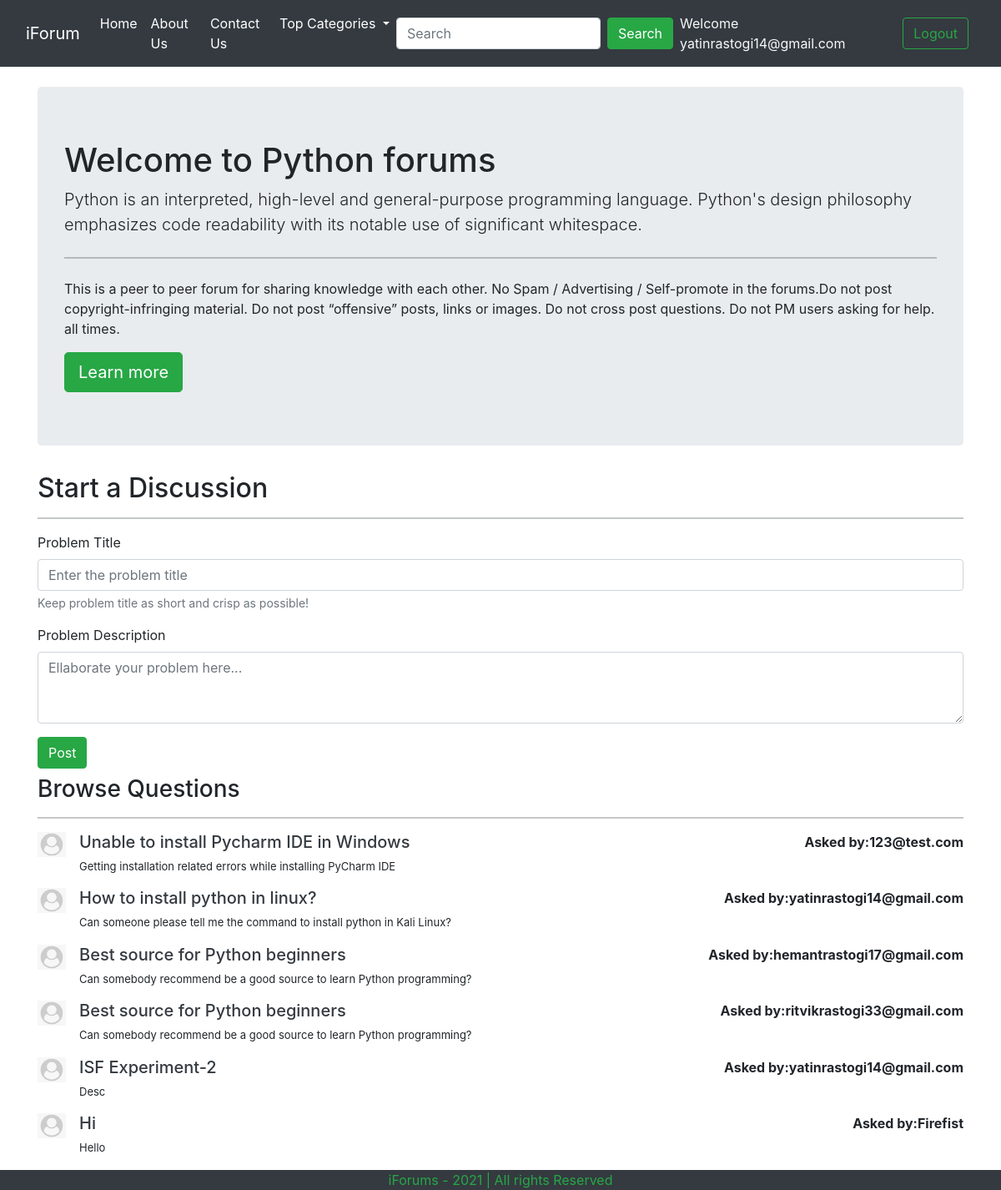
/threadlist.php?catid=1 (signed in), run on the app's committed database.
### tables this page shows
CREATE TABLE `categories` (
  `categories_id` int(8) NOT NULL,
  `categories` varchar(255) NOT NULL,
  `categories_desc` varchar(255) NOT NULL,
  `date_of_creation` datetime NOT NULL DEFAULT current_timestamp()
);

CREATE TABLE `threads` (
  `thread_id` int(7) NOT NULL,
  `thread_title` varchar(255) NOT NULL,
  `thread_desc` varchar(255) NOT NULL,
  `thread_cat_id` int(7) NOT NULL,
  `thread_user_id` int(7) NOT NULL,
  `time` datetime NOT NULL DEFAULT current_timestamp()
);

CREATE TABLE `users123` (
  `sno` int(11) NOT NULL,
  `user_email` varchar(30) NOT NULL,
  `user_pass` varchar(255) NOT NULL,
  `time` datetime NOT NULL DEFAULT current_timestamp()
);

### threadlist.php (the view, shortened to what this page needs)
<!doctype html>
<html lang="en">
<head>
    <link href="https://cdn.jsdelivr.net/npm/bootstrap@5.0.0-beta1/dist/css/bootstrap.min.css" rel="stylesheet"
>
    <link rel="stylesheet" href="https://maxcdn.bootstrapcdn.com/bootstrap/4.0.0/css/bootstrap.min.css"
>
</head>
<body>
<?php include "partials/_dbconnect.php";?>
    <?php include "partials/_navbar.php";?>
    <?php
        $id = $_GET['catid'];
        $sql = "SELECT * FROM `categories` WHERE categories_id = $id";
        $result = mysqli_query($conn , $sql );
        while($row = mysqli_fetch_assoc($result)){
            $catname = $row['categories'];
            $catdesc = $row['categories_desc'];
        }
    ?>
    <div class="container my-4">
        <div class="jumbotron">
            <h1>Welcome to <?php echo $catname;?> forums</h1>
            <p class="lead"><?php echo $catdesc;?></p>
            <hr class="my-4">
            <p>This is a peer to peer forum for sharing knowledge with each other. No Spam / Advertising / Self-promote
                in the forums.Do not post copyright-infringing material. Do not post “offensive” posts, links or images.
                Do not cross post questions. Do not PM users asking for help. all times.</p>
            <a class="btn btn-success btn-lg" href="#" role="button">Learn more</a>
        </div>
    </div>
    <?php
if(isset($_SESSION['loggedin']) && $_SESSION['loggedin'] == true){
echo '
    <div class="container my-2">
        <h2>Start a Discussion</h2>
        <hr>
        <form action="'. $_SERVER["REQUEST_URI"].'" method="post">
        <div class="form-group">
        <label for="exampleInputEmail1">Problem Title</label>
        <input type="text" class="form-control" id="title" name="title" aria-describedby="emailHelp"
            placeholder="Enter the problem title">
        <small id="emailHelp" class="form-text text-muted">Keep problem title as short and crisp as
            possible!</small>
    </div>
    <input type="hidden" name="sno" value="'.$_SESSION["sno"].'" >
    <div class="form-group">
        <label for="exampleFormControlTextarea1">Problem Description</label>
        <textarea class="form-control" id="desc" name="desc" placeholder="Ellaborate your problem here..."
            rows="3"></textarea>
    </div>
    <button type="submit" class="btn btn-success">Post</button>
    </form>
    </div>';
    }
    else{
        echo '<div class="container">
            <h2>Start a Discussion</h2>
            <hr>
            <p class="lead">You are not logged in. Please login to be able to start a discussion.</p>
            </div>';
        }
    ?>
    <div class="container" id="ques">
        <h3>Browse Questions</h3>
        <hr>
        <?php
        $id = $_GET['catid'];
        $sql = "SELECT * FROM `threads` WHERE thread_cat_id = $id";
        $result = mysqli_query($conn , $sql );
        while($row = mysqli_fetch_assoc($result)){
            $id = $row['thread_id'];
            $title = $row['thread_title'];
            $thdesc = $row['thread_desc'];
            $thread_user_id =$row['thread_user_id'];
            $sql2 = "SELECT user_email FROM `users123` WHERE sno='$thread_user_id'";
            $result2 = mysqli_query($conn , $sql2);
            $row2 = mysqli_fetch_assoc($result2);
        echo '<div class="media">
        <img src="assets/user_default.jpg" width="34px" class="align-self-start mr-3" alt="...">
            <div class="media-body">
                <h5 class="mt-0"><a class = "text-dark" href = "/iForum/thread.php?threadid='.$id.'">'.$title.'</a></h5>
                <p style="font-size:13px">'.$thdesc.'</p>
            </div><p class = "font-weight-bold my-0">Asked by:'.$row2['user_email'].' </p>
        </div>';
        }
        ?>
    </div>
    <?php include "partials/_footer.php";?>
</body>
</html>

### threadlist.php (style rules this page uses)
#ques { min-height: 433px; }

### data on the page
categories: categories "Python", categories_desc "Python is an interpreted, high-level and general-purpose programming language. Python's design philosophy emphasizes code readability with its notable use of significant whitespace."
threads: thread_title "Unable to install Pycharm IDE in Windows", thread_desc "Getting installation related errors while installing PyCharm IDE", users123.user_email "123@test.com"
threads: thread_title "How to install python in linux?", thread_desc "Can someone please tell me the command to install python in Kali Linux?", users123.user_email "yatinrastogi14@gmail.com"
threads: thread_title "Best source for Python beginners", thread_desc "Can somebody recommend be a good source to learn Python programming?", users123.user_email "hemantrastogi17@gmail.com"
threads: thread_title "Best source for Python beginners", thread_desc "Can somebody recommend be a good source to learn Python programming?", users123.user_email "ritvikrastogi33@gmail.com"
threads: thread_title "ISF Experiment-2", thread_desc "Desc", users123.user_email "yatinrastogi14@gmail.com"
threads: thread_title "Hi", thread_desc "Hello", users123.user_email "Firefist"

### other printed values
$_SESSION['useremail'] "yatinrastogi14@gmail.com"
